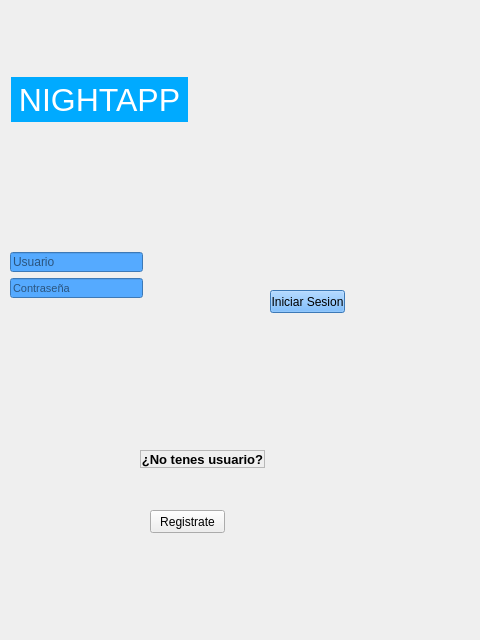
<?xml version="1.0" encoding="UTF-8"?>
<ui version="4.0">
 <class>Login</class>
 <widget class="QWidget" name="Login">
  <property name="geometry">
   <rect>
    <x>0</x>
    <y>0</y>
    <width>480</width>
    <height>640</height>
   </rect>
  </property>
  <property name="windowTitle">
   <string>NigthApp</string>
  </property>
  <property name="windowIcon">
   <iconset>
    <normaloff>../Version Clase generica/NightAppBeta v5.7/NightAppBETA/recursos/images/gafasman.jpg</normaloff>../Version Clase generica/NightAppBeta v5.7/NightAppBETA/recursos/images/gafasman.jpg</iconset>
  </property>
  <widget class="QPushButton" name="pb_initSesion">
   <property name="geometry">
    <rect>
     <x>270</x>
     <y>290</y>
     <width>75</width>
     <height>23</height>
    </rect>
   </property>
   <property name="styleSheet">
    <string notr="true">border-color: rgb(0, 0, 255);
background-color: rgb(85, 170, 255);</string>
   </property>
   <property name="text">
    <string>Iniciar Sesion</string>
   </property>
   <property name="autoDefault">
    <bool>false</bool>
   </property>
   <property name="default">
    <bool>false</bool>
   </property>
  </widget>
  <widget class="QLineEdit" name="le_user">
   <property name="geometry">
    <rect>
     <x>10</x>
     <y>252</y>
     <width>133</width>
     <height>20</height>
    </rect>
   </property>
   <property name="styleSheet">
    <string notr="true">border-color: rgb(0, 0, 255);
background-color: rgb(85, 170, 255);</string>
   </property>
   <property name="placeholderText">
    <string>Usuario</string>
   </property>
   <property name="clearButtonEnabled">
    <bool>true</bool>
   </property>
  </widget>
  <widget class="QLineEdit" name="le_pass">
   <property name="geometry">
    <rect>
     <x>10</x>
     <y>278</y>
     <width>133</width>
     <height>20</height>
    </rect>
   </property>
   <property name="font">
    <font>
     <family>MS Shell Dlg 2</family>
     <pointsize>8</pointsize>
     <weight>50</weight>
     <italic>false</italic>
     <bold>false</bold>
    </font>
   </property>
   <property name="styleSheet">
    <string notr="true">border-color: rgb(0, 0, 255);
background-color: rgb(85, 170, 255);</string>
   </property>
   <property name="frame">
    <bool>true</bool>
   </property>
   <property name="echoMode">
    <enum>QLineEdit::Password</enum>
   </property>
   <property name="placeholderText">
    <string>Contraseña</string>
   </property>
   <property name="clearButtonEnabled">
    <bool>true</bool>
   </property>
  </widget>
  <widget class="QLabel" name="l_questionR">
   <property name="geometry">
    <rect>
     <x>140</x>
     <y>450</y>
     <width>125</width>
     <height>18</height>
    </rect>
   </property>
   <property name="font">
    <font>
     <family>MS Shell Dlg 2</family>
     <pointsize>10</pointsize>
     <weight>75</weight>
     <italic>false</italic>
     <bold>true</bold>
    </font>
   </property>
   <property name="styleSheet">
    <string notr="true"/>
   </property>
   <property name="inputMethodHints">
    <set>Qt::ImhNone</set>
   </property>
   <property name="frameShape">
    <enum>QFrame::StyledPanel</enum>
   </property>
   <property name="text">
    <string>¿No tenes usuario?</string>
   </property>
   <property name="textFormat">
    <enum>Qt::AutoText</enum>
   </property>
   <property name="alignment">
    <set>Qt::AlignCenter</set>
   </property>
   <property name="wordWrap">
    <bool>false</bool>
   </property>
   <property name="textInteractionFlags">
    <set>Qt::NoTextInteraction</set>
   </property>
  </widget>
  <widget class="QPushButton" name="pb_register">
   <property name="geometry">
    <rect>
     <x>150</x>
     <y>510</y>
     <width>75</width>
     <height>23</height>
    </rect>
   </property>
   <property name="styleSheet">
    <string notr="true"/>
   </property>
   <property name="text">
    <string>Registrate</string>
   </property>
   <property name="default">
    <bool>false</bool>
   </property>
   <property name="flat">
    <bool>false</bool>
   </property>
  </widget>
  <widget class="QToolButton" name="tb_logo">
   <property name="enabled">
    <bool>false</bool>
   </property>
   <property name="geometry">
    <rect>
     <x>11</x>
     <y>77</y>
     <width>177</width>
     <height>45</height>
    </rect>
   </property>
   <property name="sizePolicy">
    <sizepolicy hsizetype="Preferred" vsizetype="Preferred">
     <horstretch>0</horstretch>
     <verstretch>0</verstretch>
    </sizepolicy>
   </property>
   <property name="font">
    <font>
     <family>MS Shell Dlg 2</family>
     <pointsize>24</pointsize>
     <weight>9</weight>
     <italic>false</italic>
     <bold>false</bold>
    </font>
   </property>
   <property name="styleSheet">
    <string notr="true">color: rgb(255, 255, 255);
background-color: rgb(0, 170, 255);
font: 75 24pt &quot;MS Shell Dlg 2&quot;;
</string>
   </property>
   <property name="text">
    <string>NIGHTAPP</string>
   </property>
   <property name="checkable">
    <bool>false</bool>
   </property>
   <property name="autoRaise">
    <bool>true</bool>
   </property>
  </widget>
  <zorder>pb_initSesion</zorder>
  <zorder></zorder>
  <zorder></zorder>
 </widget>
 <resources/>
 <connections/>
</ui>
